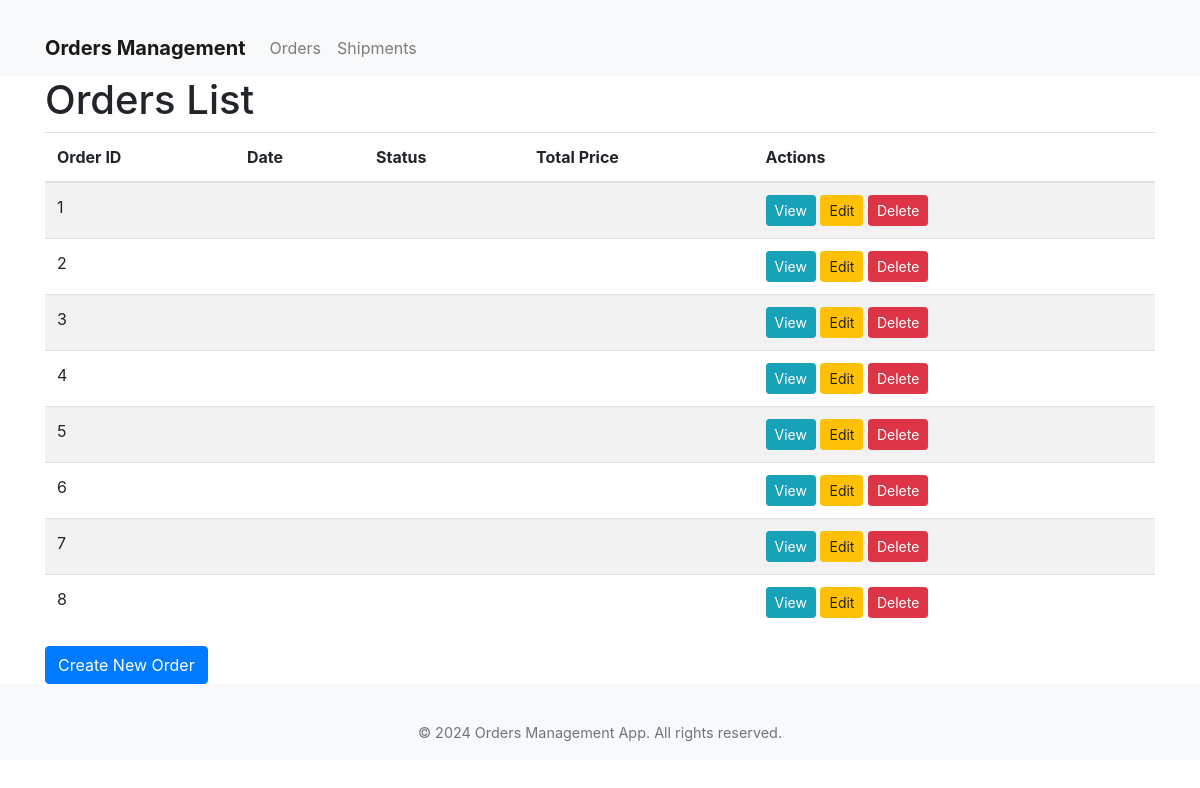
Screenshot of /orders/ with the database file from the repository.
### orders/models.py (models this page shows, shortened)
class Order(models.Model):
    STATUS_CHOICES = [
        ('Pending', 'Pending'),
        ('Shipped', 'Shipped'),
        ('Completed', 'Completed'),
    ]
    customer = models.ForeignKey(Customer, on_delete=models.CASCADE)
    order_date = models.DateTimeField(auto_now_add=True)
    order_status = models.CharField(max_length=10, choices=STATUS_CHOICES, default='Pending')
    total_amount = models.DecimalField(max_digits=10, decimal_places=2, default=0)

### orders/views.py (the view)
# urls.py: path('', views.order_list, name='order_list'),
def order_list(request):
    orders = Order.objects.all()
    return render(request, 'orders/order_list.html', {'orders': orders})

### orders/templates/orders/order_list.html (shortened to what this page needs)
{% extends 'orders/layout.html' %}
{% block content %}
<h1>Orders List</h1>
<table class="table table-striped">
    <thead>
        <tr>
            <th>Order ID</th>
            <th>Date</th>
            <th>Status</th>
            <th>Total Price</th>
            <th>Actions</th>
        </tr>
    </thead>
    <tbody>
        {% for order in orders %}
        <tr>
            <td>{{ order.id }}</td>
            <td>{{ order.date }}</td>
            <td>{{ order.status }}</td>
            <td>{{ order.total_price }}</td>
            <td>
                <a href="{% url 'orders:order_detail' order.id %}" class="btn btn-info btn-sm">View</a>
                <a href="{% url 'orders:order_update' order.id %}" class="btn btn-warning btn-sm">Edit</a>
                <a href="{% url 'orders:order_delete' order.id %}" class="btn btn-danger btn-sm">Delete</a>
            </td>
        </tr>
        {% endfor %}
    </tbody>
</table>
<a href="{% url 'orders:order_create' %}" class="btn btn-primary">Create New Order</a>
{% endblock %}

### orders/templates/orders/layout.html (style rules this page uses)
body { padding-top: 56px; }

### rows the page displays
Order: id "1"
Order: id "2"
Order: id "3"
Order: id "4"
Order: id "5"
Order: id "6"
Order: id "7"
Order: id "8"
